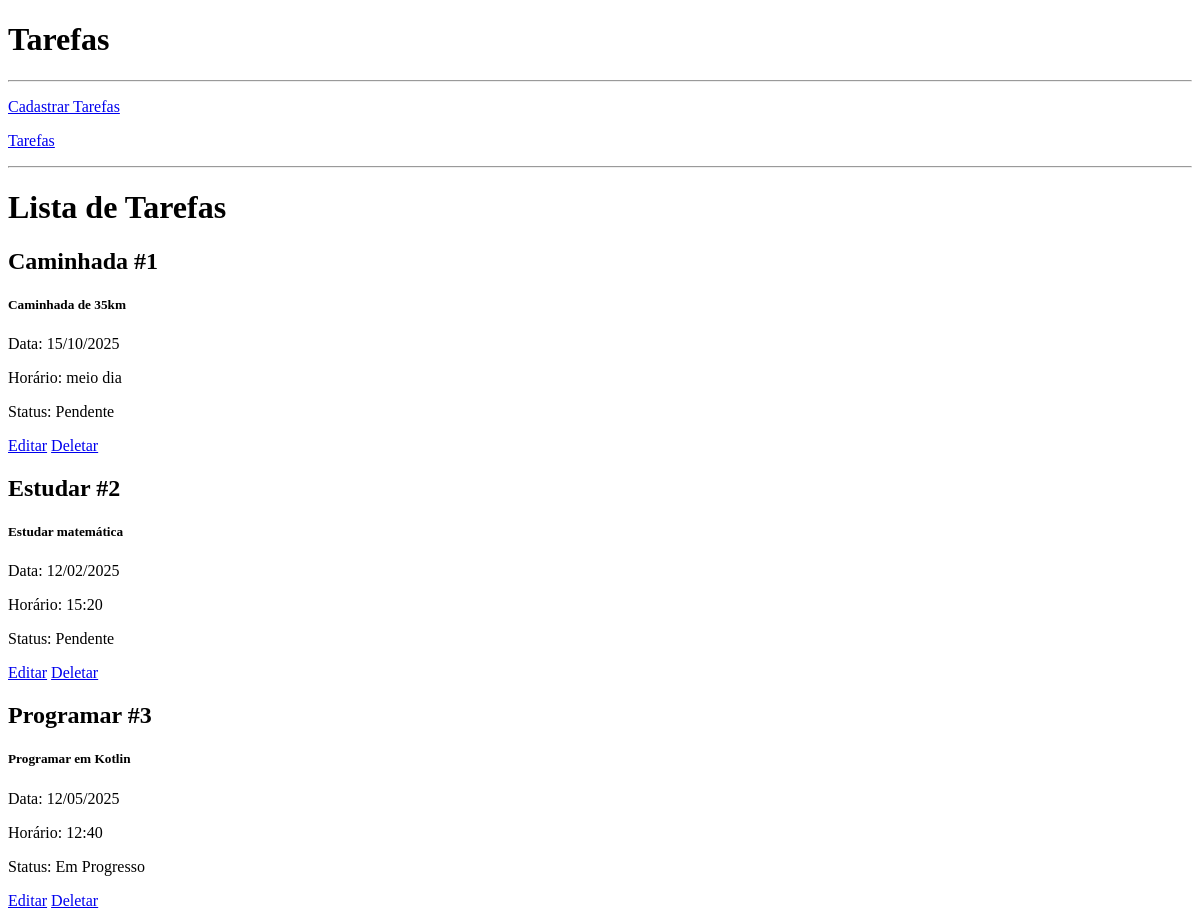
/tarefa, run on an earlier commit of the app's database.
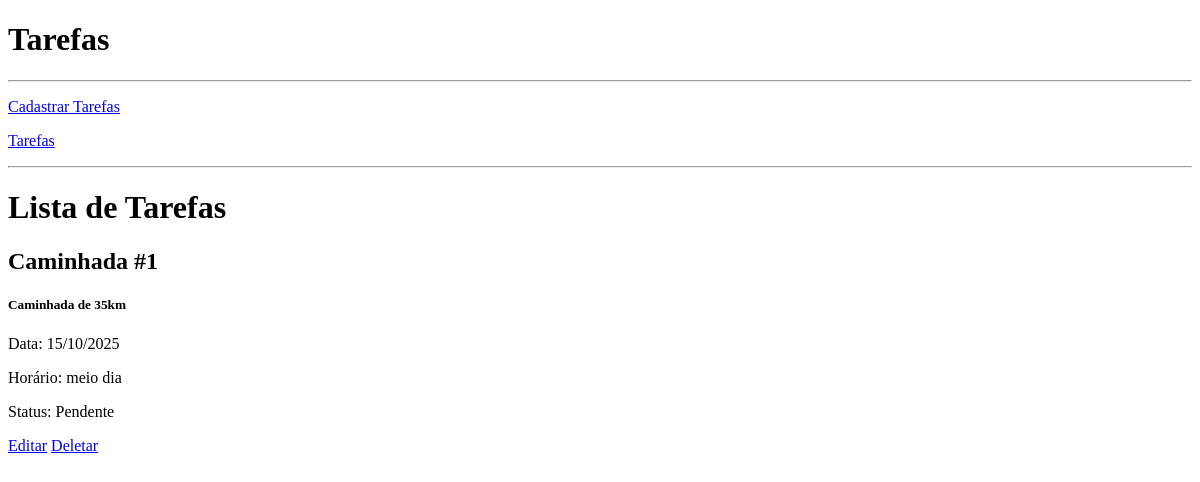
And on a later commit of the database.
### models.py (models this page shows, shortened)
class Tarefa(Base):
    __tablename__ = 'tarefas'
    id_tarefa = Column(Integer, primary_key=True)
    nome_tarefa = Column(String(40), nullable=False, index=True)
    status = Column(String, nullable=False, index=True)
    data = Column(String(11), nullable=False, index=True)
    horario = Column(String, index=True)
    descricao = Column(String, index=True)

### app.py (the view)
@app.route('/tarefa', methods=['GET'])
def listar():
    lista = db_session.execute(select(Tarefa)).scalars().all()
    return render_template('lista.html',
                           lista=lista,
                           )

### templates/lista.html
{% extends 'index.html' %}
{% block conteudo %}
<h1>Lista de Tarefas</h1>
{% for item in lista %}
    <h2>{{ item.nome_tarefa }} #{{ item.id_tarefa }}</h2>
    <h5>{{ item.descricao }}</h5>
    <p>Data: {{ item.data }}</p>
    <p>Horário: {{ item.horario }}</p>
    <p>Status: {{ item.status }}</p>
    <a href="{{ url_for('editar', id_tarefa=item.id_tarefa) }}" >Editar</a>
    <a href="{{ url_for('deletar', id_tarefa=item.id_tarefa) }}" >Deletar</a>
{% endfor %}
{% endblock conteudo %}

### templates/index.html (shortened to what this page needs)
<!DOCTYPE html>
<html lang="en">
<head>
</head>
<body>
<h1>Tarefas</h1>
<hr>
<p>
    <a href="{{ url_for('cadastrar') }}">Cadastrar Tarefas</a>
</p>
<p>
    <a href="{{ url_for('listar') }}">Tarefas</a>
</p>
<hr>
{% block conteudo %}
{% endblock %}
</body>
</html>

What changed in the data, as far as the page shows it:
removed Tarefa: nome_tarefa "Estudar", id_tarefa "2", descricao "Estudar matemática", data "12/02/2025", horario "15:20", status "Pendente"
removed Tarefa: nome_tarefa "Programar", id_tarefa "3", descricao "Programar em Kotlin", data "12/05/2025", horario "12:40", status "Em Progresso"
